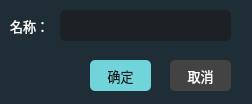
<?xml version="1.0" encoding="UTF-8"?>
<ui version="4.0">
 <class>mkdirfolderwidget</class>
 <widget class="QWidget" name="mkdirfolderwidget">
  <property name="geometry">
   <rect>
    <x>0</x>
    <y>0</y>
    <width>252</width>
    <height>104</height>
   </rect>
  </property>
  <property name="font">
   <font>
    <family>OPPOSans B</family>
    <pointsize>10</pointsize>
    <stylestrategy>PreferAntialias</stylestrategy>
   </font>
  </property>
  <property name="windowTitle">
   <string>创建分类</string>
  </property>
  <property name="windowIcon">
   <iconset resource="lib.qrc">
    <normaloff>:/lib/icon9.png</normaloff>:/lib/icon9.png</iconset>
  </property>
  <property name="styleSheet">
   <string notr="true">background-color: rgb(30, 45, 54);
color: rgb(255, 255, 255);</string>
  </property>
  <widget class="QLabel" name="label">
   <property name="geometry">
    <rect>
     <x>10</x>
     <y>10</y>
     <width>54</width>
     <height>31</height>
    </rect>
   </property>
   <property name="font">
    <font>
     <family>OPPOSans B</family>
     <pointsize>10</pointsize>
     <stylestrategy>PreferAntialias</stylestrategy>
    </font>
   </property>
   <property name="text">
    <string>名称：</string>
   </property>
  </widget>
  <widget class="QLineEdit" name="lineEdit">
   <property name="geometry">
    <rect>
     <x>60</x>
     <y>10</y>
     <width>171</width>
     <height>31</height>
    </rect>
   </property>
   <property name="font">
    <font>
     <family>OPPOSans B</family>
     <pointsize>10</pointsize>
     <stylestrategy>PreferAntialias</stylestrategy>
    </font>
   </property>
   <property name="styleSheet">
    <string notr="true">QLineEdit{
color:#ced4da;
border-radius: 14px;
background-color: rgb(25, 25, 25, 155);
border: 0px solid rgba(255, 255, 255, 0);
border-radius: 5px;
padding-left:10px;
padding-right:10px;
}</string>
   </property>
  </widget>
  <widget class="QToolButton" name="toolButton">
   <property name="geometry">
    <rect>
     <x>90</x>
     <y>60</y>
     <width>61</width>
     <height>31</height>
    </rect>
   </property>
   <property name="font">
    <font>
     <family>OPPOSans B</family>
     <pointsize>10</pointsize>
     <stylestrategy>PreferAntialias</stylestrategy>
    </font>
   </property>
   <property name="styleSheet">
    <string notr="true">QToolButton {
	color: rgb(26, 26, 26);
	background-color: rgb(113, 212, 219);
	border-radius: 5px;
}

QToolButton::menu-indicator { 
	image: None;
}

 
QToolButton:hover {
	color: rgb(26, 26, 26);
	background-color: rgb(113, 212, 219);
}</string>
   </property>
   <property name="text">
    <string>确定</string>
   </property>
  </widget>
  <widget class="QToolButton" name="toolButton_2">
   <property name="geometry">
    <rect>
     <x>170</x>
     <y>60</y>
     <width>61</width>
     <height>31</height>
    </rect>
   </property>
   <property name="font">
    <font>
     <family>OPPOSans B</family>
     <pointsize>10</pointsize>
     <stylestrategy>PreferAntialias</stylestrategy>
    </font>
   </property>
   <property name="styleSheet">
    <string notr="true">QToolButton {
	color: rgb(255, 255, 255);
	
	background-color: rgb(67, 67, 67);
	border-radius: 5px;
}

QToolButton::menu-indicator { 
	image: None;
}

 
QToolButton:hover {
	color: rgb(255, 255, 255);
	background-color: rgb(67, 67, 67);
}</string>
   </property>
   <property name="text">
    <string>取消</string>
   </property>
  </widget>
 </widget>
 <resources>
  <include location="lib.qrc"/>
 </resources>
 <connections/>
</ui>
